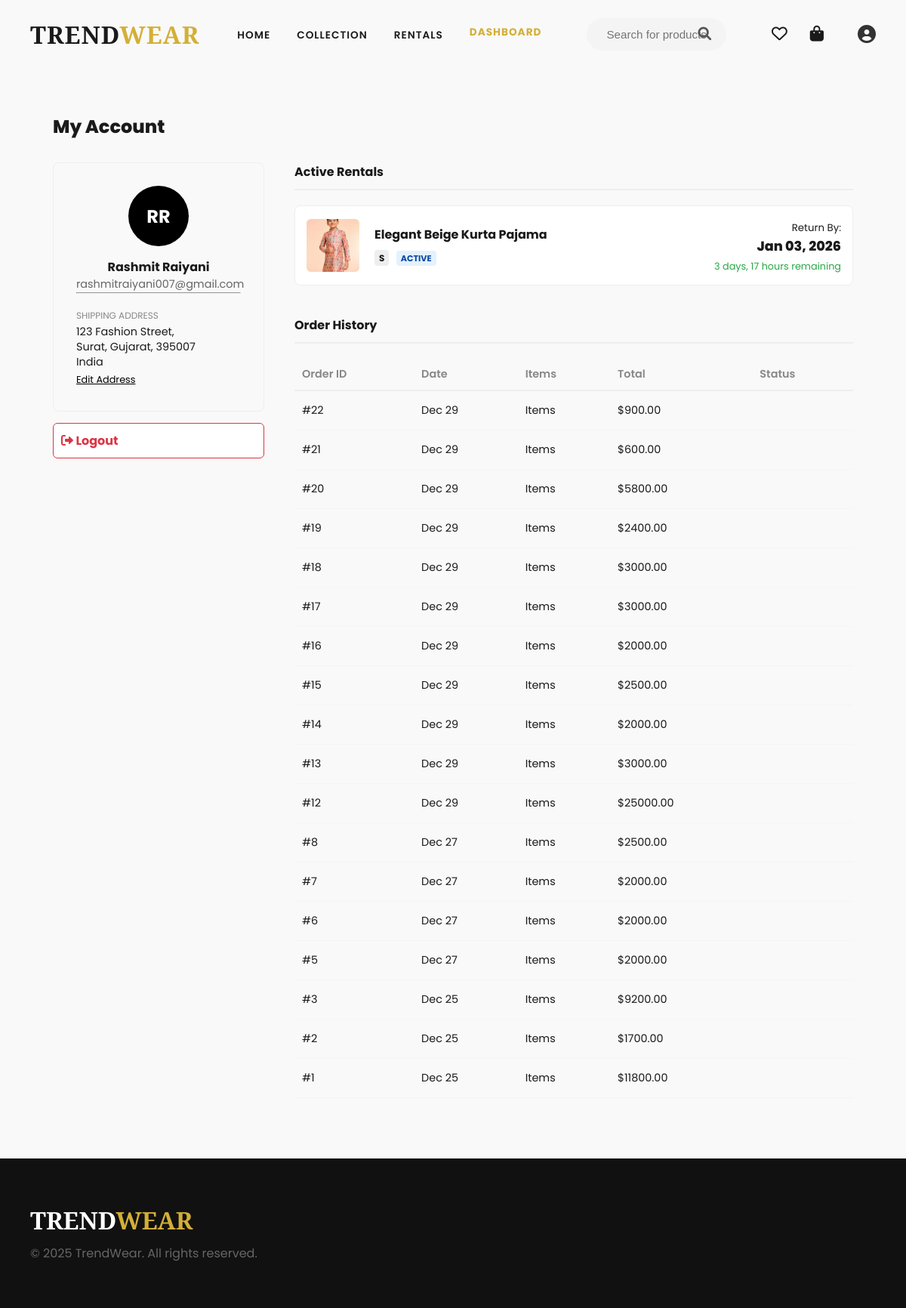
The page /profile/ (signed in) on the database its author committed.
### shop/models.py (models this page shows, shortened)
class CustomUser(AbstractUser):
    phone_number = models.CharField(max_length=10, blank=True, null=True)
    role = models.CharField(max_length=20, default='customer')

class RentBooking(models.Model):
    STATUS_PENDING = 'Pending'
    STATUS_APPROVED = 'Approved'
    STATUS_SHIPPED = 'Shipped'
    STATUS_ACTIVE = 'Active'
    STATUS_RETURNED = 'Returned'
    STATUS_OVERDUE = 'Overdue'
    STATUS_CANCELLED = 'Cancelled'
    STATUS_CHOICES = (
        (STATUS_PENDING, 'Pending Approval'),
        (STATUS_APPROVED, 'Approved'),
        (STATUS_SHIPPED, 'Shipped / On Way'),
        (STATUS_ACTIVE, 'Active / With Customer'),
        (STATUS_RETURNED, 'Returned'),
        (STATUS_OVERDUE, 'Overdue'),
        (STATUS_CANCELLED, 'Cancelled'),
    )
    parent_order = models.ForeignKey(
        'Order',
        on_delete=models.CASCADE,
        related_name='rent_items',
        null=True,
        blank=True
    )
    user = models.ForeignKey(settings.AUTH_USER_MODEL, on_delete=models.CASCADE)
    variant = models.ForeignKey('ProductVariant', on_delete=models.CASCADE)
    start_date = models.DateField()
    end_date = models.DateField()
    quantity = models.PositiveIntegerField(default=1)
    total_price = models.DecimalField(max_digits=10, decimal_places=2, default=0.00)
    status = models.CharField(max_length=20, choices=STATUS_CHOICES, default=STATUS_PENDING)
    order_date = models.DateTimeField(auto_now_add=True)
    returned_at = models.DateTimeField(null=True, blank=True)
    late_fee = models.DecimalField(max_digits=10, decimal_places=2, default=0.00)
    def __init__(self, *args, **kwargs):
        super().__init__(*args, **kwargs)
        self.__original_status = self.status

class ProductVariant(models.Model):
    product = models.ForeignKey(Product, related_name='variants', on_delete=models.CASCADE)
    size = models.CharField(max_length=10)
    color = models.CharField(max_length=20, default='Standard')
    stock_quantity = models.PositiveIntegerField(default=0)
    sale_price = models.DecimalField(max_digits=10, decimal_places=2, null=True, blank=True)
    rent_price_per_day = models.DecimalField(max_digits=10, decimal_places=2, null=True, blank=True)

class Product(models.Model):
    CATEGORY_CHOICES = (
        ('Men', 'Men'),
        ('Women', 'Women'),
        ('Kids', 'Kids'),
    )
    name = models.CharField(max_length=200)
    description = models.TextField(blank=True, null=True)
    thumbnail = models.ImageField(upload_to='product_thumbnails/', blank=True, null=True)
    category = models.CharField(max_length=20, choices=CATEGORY_CHOICES, default='Men')
    sub_category = models.CharField(max_length=50, blank=True, null=True)
    is_rentable = models.BooleanField(default=False, verbose_name="Available for Rent")
    created_at = models.DateTimeField(auto_now_add=True)
    updated_at = models.DateTimeField(auto_now=True)

class Order(models.Model):
    user = models.ForeignKey(settings.AUTH_USER_MODEL, on_delete=models.CASCADE)
    total_price = models.DecimalField(max_digits=10, decimal_places=2)
    created_at = models.DateTimeField(auto_now_add=True)

### shop/views.py (the view)
# urls.py: path('profile/', views.user_profile, name='user_profile'),
@login_required(login_url='login')
def user_profile(request):
    active_statuses = [
        RentBooking.STATUS_PENDING,
        RentBooking.STATUS_APPROVED,
        RentBooking.STATUS_SHIPPED,
        RentBooking.STATUS_ACTIVE,
        RentBooking.STATUS_OVERDUE
    ]
    my_active_rentals = RentBooking.objects.filter(
        user=request.user,
        status__in=active_statuses
    ).order_by('end_date')
    my_orders = Order.objects.filter(user=request.user).order_by('-created_at')
    context = {
        'active_rentals': my_active_rentals,
        'orders': my_orders
    }
    return render(request, 'profile.html', context)

### templates/profile.html (shortened to what this page needs)
{% extends 'base.html' %}
{% block content %}
<div class="container" style="max-width: 1100px; margin: 50px auto; padding: 0 20px;">
    <h2 style="margin-bottom: 30px; font-weight: 800;">My Account</h2>
    <div class="profile-grid">
        <div class="profile-sidebar">
            <div class="user-card">
                <div class="avatar-circle">
                    {{ user.first_name|first }}{{ user.last_name|first }}
                </div>
                <h4>{{ user.first_name }} {{ user.last_name }}</h4>
                <p style="color: #666; font-size: 0.9rem;">{{ user.email }}</p>
                <hr>
                <div style="text-align: left; margin-top: 15px;">
                    <label style="font-size: 0.75rem; color: #888; text-transform: uppercase;">Shipping Address</label>
                    <p style="font-size: 0.9rem; line-height: 1.4;">
                        123 Fashion Street,<br>
                        Surat, Gujarat, 395007<br>
                        India
                    </p>
                    <a href="#" style="font-size: 0.8rem; color: #000; text-decoration: underline;">Edit Address</a>
                </div>
            </div>
                     <a href="{% url 'logout' %}" class="btn-logout">
            <i class="fas fa-sign-out-alt"></i> Logout
        </a>
        </div>
        <div class="profile-content">
            <h4 class="section-title">Active Rentals</h4>
            {% if active_rentals %}
                <div class="rentals-list">
                    {% for rent in active_rentals %}
                    <div class="rental-item {% if rent.status == 'Overdue' %}item-overdue{% endif %}">
                        <div class="ri-img">
                            {% if rent.variant.product.thumbnail %}
                            <img src="{{ rent.variant.product.thumbnail.url }}">
                            {% endif %}
                        </div>
                        <div class="ri-info">
                            <h5>{{ rent.variant.product.name }}</h5>
                            <span class="badge">{{ rent.variant.size }}</span>
                            <span class="status-pill {{ rent.status|lower }}">{{ rent.status }}</span>
                        </div>
                        <div class="ri-due">
                            <small>Return By:</small>
                            <div class="date-box">
                                {{ rent.end_date|date:"M d, Y" }}
                            </div>
                            {% if rent.status == 'Overdue' %}
                                <div style="color: #dc3545; font-size: 0.8rem; font-weight: bold; margin-top: 5px;">
                                    <i class="fas fa-exclamation-circle"></i> Late Fee Applies!
                                </div>
                            {% else %}
                                <div style="color: #28a745; font-size: 0.8rem; margin-top: 5px;">
                                    {{ rent.end_date|timeuntil }} remaining
                                </div>
                            {% endif %}
                        </div>
                    </div>
                    {% endfor %}
                </div>
            {% else %}
                <div class="empty-state">
                    <p>No active rentals right now.</p>
                    <a href="{% url 'home' %}" class="btn-sm">Rent Something</a>
                </div>
            {% endif %}
            <h4 class="section-title" style="margin-top: 40px;">Order History</h4>
            <div class="orders-table-wrapper">
                <table class="orders-table">
                    <thead>
                        <tr>
                            <th>Order ID</th>
                            <th>Date</th>
                            <th>Items</th>
                            <th>Total</th>
                            <th>Status</th>
                        </tr>
                    </thead>
                    <tbody>
                        {% for order in orders %}
                        <tr>
                            <td>#{{ order.id }}</td>
                            <td>{{ order.created_at|date:"M d" }}</td>
                            <td>{{ order.items.count }} Items</td>
                            <td>${{ order.total_price }}</td>
                            <td>
                            </td>
                        </tr>
                        {% empty %}
                        <tr><td colspan="5" style="text-align:center; padding: 20px;">No past orders.</td></tr>
                        {% endfor %}
                    </tbody>
                </table>
            </div>
        </div>
    </div>
</div>
{% endblock %}

### templates/base.html (style rules this page uses)
:root { --primary-color: #0f5132; --accent-color: #d4af37; --text-dark: #1a1a1a; --bg-light: #f9f9f9; --white: #ffffff; --font-heading: 'Playfair Display', serif; --font-body: 'Poppins', sans-serif; }
* { margin: 0; padding: 0; box-sizing: border-box; }
body { background-color: var(--bg-light); color: var(--text-dark); font-family: var(--font-body); overflow-x: hidden; padding-top: 100px; }
a { text-decoration: none; color: inherit; transition: 0.3s; }

### templates/profile.html (style rules this page uses)
.profile-grid { display: grid; grid-template-columns: 280px 1fr; gap: 40px; }
.user-card { background: #f9f9f9; padding: 30px; border-radius: 8px; text-align: center; border: 1px solid #eee; }
.avatar-circle { width: 80px; height: 80px; background: #000; color: #fff; border-radius: 50%; display: flex; align-items: center; justify-content: center; font-size: 1.5rem; font-weight: bold; margin: 0 auto 15px; }
.section-title { border-bottom: 2px solid #eee; padding-bottom: 10px; margin-bottom: 20px; font-weight: 700; }
.rental-item { display: flex; gap: 20px; border: 1px solid #eee; padding: 15px; border-radius: 8px; align-items: center; margin-bottom: 15px; background: #fff; transition: 0.2s; }
.ri-img { width: 70px; height: 70px; background: #eee; border-radius: 6px; overflow: hidden; }
.ri-img img { width: 100%; height: 100%; object-fit: cover; }
.ri-info { flex: 1; }
.ri-info h5 { margin: 0 0 5px; font-size: 1rem; }
.badge { background: #eee; padding: 2px 6px; border-radius: 4px; font-size: 0.75rem; font-weight: bold; }
.status-pill { font-size: 0.7rem; text-transform: uppercase; font-weight: bold; padding: 2px 6px; border-radius: 4px; margin-left: 5px; }
.status-pill.active { background: #e3f2fd; color: #0d47a1; }
.ri-due { text-align: right; min-width: 120px; }
.date-box { font-weight: 800; font-size: 1.1rem; }
.orders-table { width: 100%; border-collapse: collapse; font-size: 0.9rem; }
.orders-table th { text-align: left; padding: 10px; border-bottom: 2px solid #eee; color: #888; font-weight: 600; }
.orders-table td { padding: 15px 10px; border-bottom: 1px solid #f5f5f5; }
.btn-logout { display: block; width: 100%; padding: 10px; background: #fff; color: #dc3545; border: 1px solid #dc3545; border-radius: 6px; text-decoration: none; font-weight: bold; transition: 0.2s; margin-top: 15px; }

### rows shown on the page
CustomUser: first_name|first "R", last_name|first "R", first_name "Rashmit", last_name "Raiyani", email "rashmitraiyani007@gmail.com"
RentBooking: variant.product.thumbnail (picture), variant.product.name "Elegant Beige Kurta Pajama", variant.size "S", status "ACTIVE", end_date "Jan 03, 2026", end_date "3 days, 17 hours"
Order: id "22", created_at "Dec 29", total_price "900.00"
Order: id "21", created_at "Dec 29", total_price "600.00"
Order: id "20", created_at "Dec 29", total_price "5800.00"
Order: id "19", created_at "Dec 29", total_price "2400.00"
Order: id "18", created_at "Dec 29", total_price "3000.00"
Order: id "17", created_at "Dec 29", total_price "3000.00"
Order: id "16", created_at "Dec 29", total_price "2000.00"
Order: id "15", created_at "Dec 29", total_price "2500.00"
Order: id "14", created_at "Dec 29", total_price "2000.00"
Order: id "13", created_at "Dec 29", total_price "3000.00"
Order: id "12", created_at "Dec 29", total_price "25000.00"
Order: id "8", created_at "Dec 27", total_price "2500.00"
Order: id "7", created_at "Dec 27", total_price "2000.00"
Order: id "6", created_at "Dec 27", total_price "2000.00"
Order: id "5", created_at "Dec 27", total_price "2000.00"
Order: id "3", created_at "Dec 25", total_price "9200.00"
Order: id "2", created_at "Dec 25", total_price "1700.00"
Order: id "1", created_at "Dec 25", total_price "11800.00"
